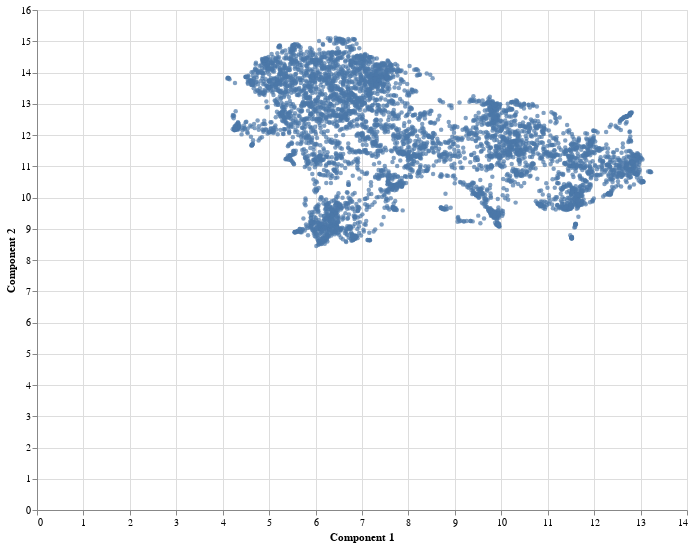

The notebook cell saved with this chart:
### Markdown cell above
We will crudely treat these points as outliers and remove them from the dataset. We can do this by filtering out the rows where the value of the `Component 1` column is below zero. 

Let's redraw the figure and explore particle neighbourhoods.

### Code cell
embed = embed[embed['Component 1']>0]
plot(embed)

### Figure 1 — Vega-Lite specification as saved in the notebook (floating-point values rounded to 4 significant figures; data arrays with more than 128 entries replaced by an {"elided": "..."} marker saying what was removed)
{"config": {"view": {"continuousWidth": 400, "continuousHeight": 300}}, "data": {"name": "data-fd7097c5f098053f31228d0000501a82"}, "mark": {"type": "circle", "size": 20}, "encoding": {"tooltip": [{"type": "nominal", "field": "title"}], "x": {"type": "quantitative", "field": "Component 1"}, "y": {"type": "quantitative", "field": "Component 2"}}, "height": 500, "selection": {"selector008": {"type": "interval", "bind": "scales", "encodings": ["x", "y"]}}, "width": 650, "$schema": "https://vega.github.io/schema/vega-lite/v4.8.1.json", "datasets": {"data-fd7097c5f098053f31228d0000501a82": {"elided": "5186 records"}}}
